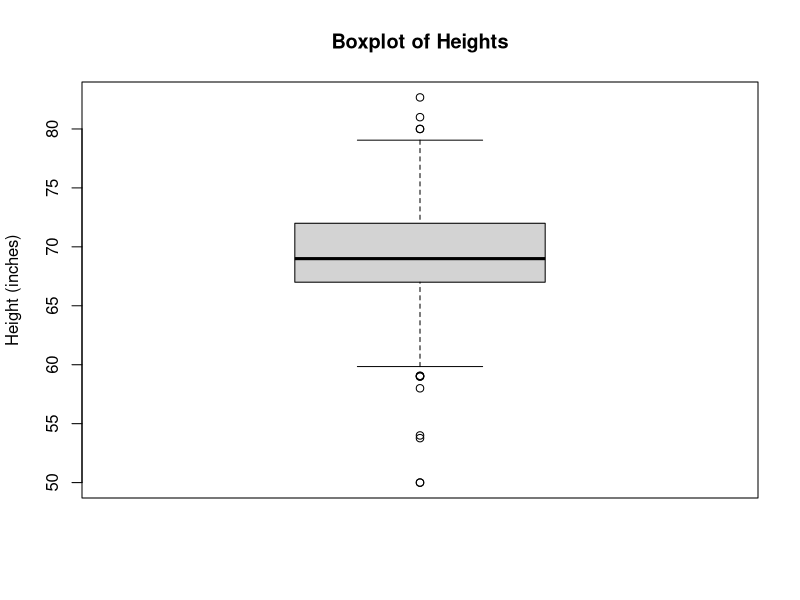

This chart was generated by the following R code:
library(dslabs)
male <- heights$height[heights$sex == "Male"]
female <- heights$height[heights$sex == "Female"]

# EX 6
x <- heights$height[heights$sex=="Male"]
# Assuming x contains the heights of males
proportion_between_69_and_72 <- mean(x > 69 & x <= 72)

# EX 7
# Assuming x contains the heights of males
mean_height <- mean(x)
sd_height <- sd(x)

# Calculate the proportion between 69 and 72 inches
proportion_between_69_and_72 <- pnorm(72, mean = mean_height, sd = sd_height) - pnorm(69, mean = mean_height, sd = sd_height)

# Print the result
print(proportion_between_69_and_72)

# EX 8
# Assuming x contains the heights of males
boxplot(x, main = "Boxplot of Heights", ylab = "Height (inches)")

# EX 9
# Assuming x contains the heights of males
median_height <- median(x)
mad_height <- mad(x)

# Calculate the proportion between 69 and 72 inches
proportion_between_69_and_72 <- pnorm(72, mean = median_height, sd = 1.4826 * mad_height) -
  pnorm(69, mean = median_height, sd = 1.4826 * mad_height)

# Print the result
print(proportion_between_69_and_72)

# EX 10
# Assuming x contains the heights of males
median_height <- median(x)
mad_height <- mad(x)

# Define the height threshold in inches (7 feet = 84 inches)
height_threshold <- 84

# Calculate the proportion of males 7 feet tall or taller
proportion_7_feet_tall_or_taller <- 1 - pnorm(height_threshold, mean = median_height, sd = 1.4826 * mad_height)

# Calculate the number of males in the specified age range
total_males_in_us <- 850e6

# Calculate the estimated number of males 7 feet tall or taller
estimated_males_7_feet_tall_or_taller <- total_males_in_us * proportion_7_feet_tall_or_taller

# Print the result
print(estimated_males_7_feet_tall_or_taller)
